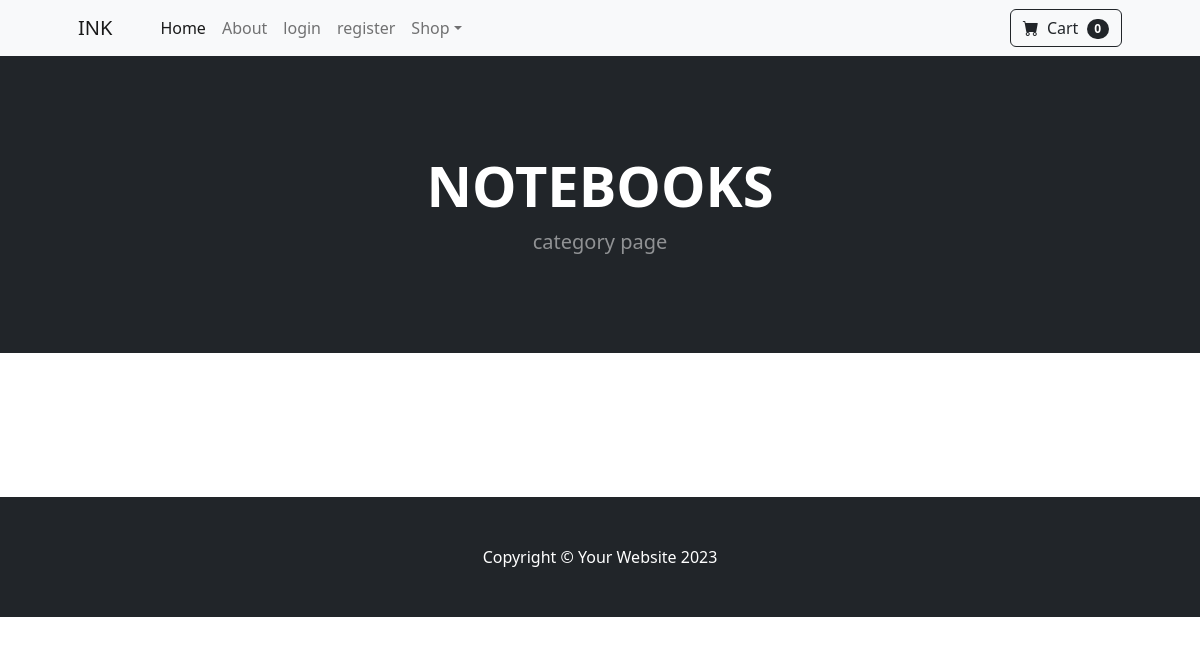
The app's page /category/NOTEBOOKS/, older data.
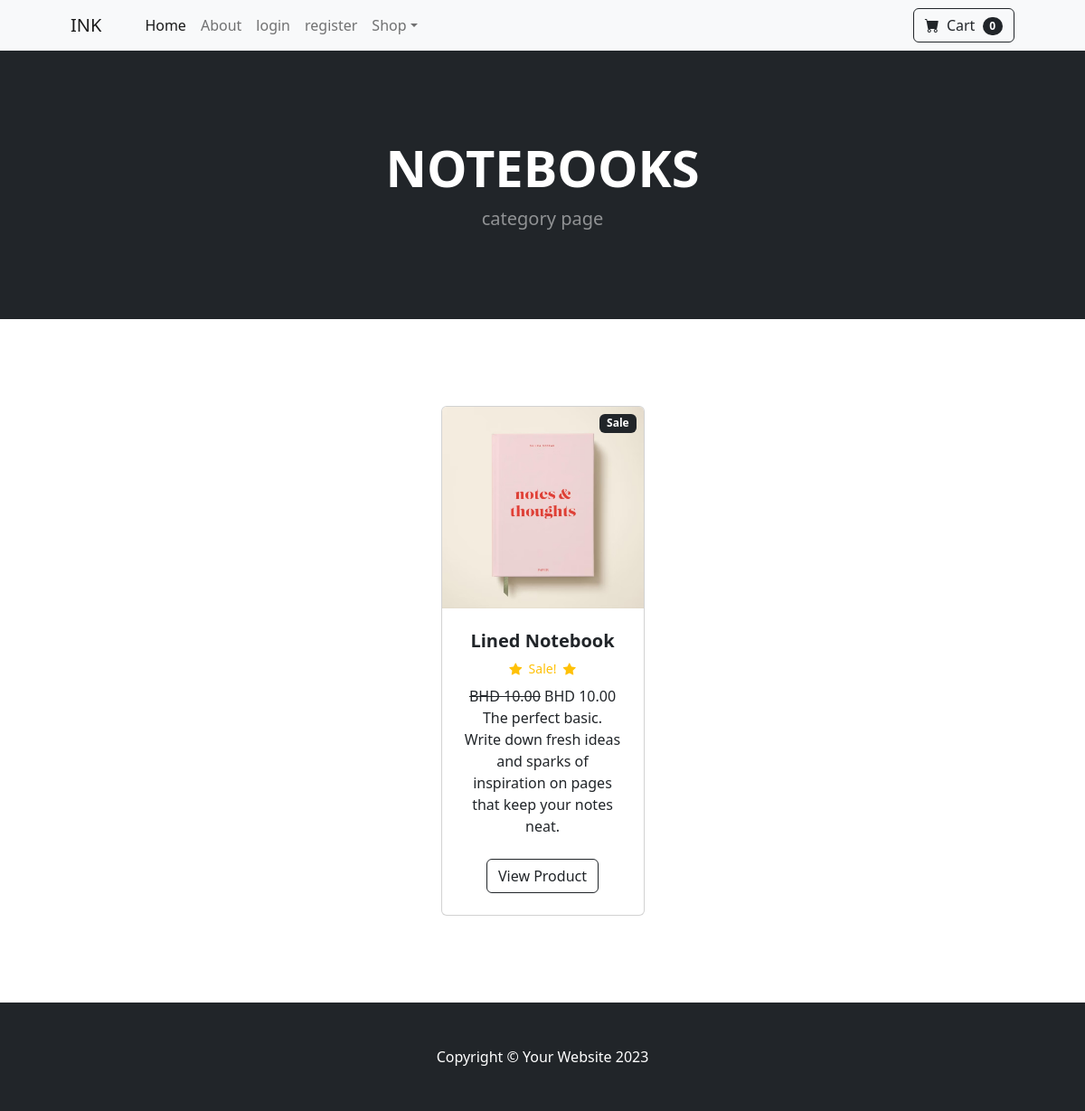
The same page, newer data.
### main_app/models.py (models this page shows, shortened)
class Category(models.Model):
    name = models.CharField(max_length=50)
    def __str__(self):
        return self.name
    class Meta:
        verbose_name_plural = 'Categories'

class Product(models.Model):
    name = models.CharField(max_length=50)
    price = models.DecimalField(default=0.0, decimal_places=2, max_digits=10)
    category = models.ForeignKey(Category, on_delete=models.CASCADE,default=1)
    description = models.TextField(max_length=250, default='', blank=True, null=True)
    image = models.ImageField(upload_to='uploads/products/')
    image = models.ImageField(upload_to='products/')
    is_sale = models.BooleanField(default=False)
    sale_price = models.DecimalField(default=0.0, decimal_places=2, max_digits=6)

### main_app/views.py (the view)
# urls.py: path('category/<str:foo>/', views.category, name='category'),
def category(request, foo):
    foo=foo.replace('-', ' ')
    try:
        category = Category.objects.get(name=foo)
        products = Product.objects.filter(category=category)
        return render(request, 'category.html', {'category':category, 'products':products})
    except:
        messages.error(request, 'Category does not exist')
        return redirect('home')

### cart/context_processors.py (called while the page is built)
def cart(request):
    return {'cart': Cart(request)}

### main_app/templates/category.html (shortened to what this page needs)
{% extends 'base.html'%}
{% block content %}
        <header class="bg-dark py-5">
            <div class="container px-4 px-lg-5 my-5">
                <div class="text-center text-white">
                    <h1 class="display-4 fw-bolder">{{category}}</h1>
                    <p class="lead fw-normal text-white-50 mb-0">category page</p>
                </div>
            </div>
        </header>
        <section class="py-5">
            <div class="container px-4 px-lg-5 mt-5">
                <div class="row gx-4 gx-lg-5 row-cols-2 row-cols-md-3 row-cols-xl-4 justify-content-center">
         {% for product in products %}
             {% if product.is_sale %}
             <div class="col mb-5">
                <div class="card h-100">
                    <div class="badge bg-dark text-white position-absolute" style="top: 0.5rem; right:0.5rem">Sale</div>
                    <img class="card-img-top" src="{{ product.image.url }}" alt="{{ product.name }}" />
                    <div class="card-body p-4">
                        <div class="text-center">
                            <h5 class="fw-bolder">{{ product.name }}</h5>
                            <div class="d-flex justify-content-center small
                             text-warning mb-2">
                            <div class="bi-star-fill"></div> &nbsp;&nbsp;Sale!&nbsp;&nbsp;
                            <div class="bi-star-fill"></div>
                            </div>
                         <strike> BHD {{ product.price }}</strike> BHD {{ product.sale_price }}
                        {{ product.description }}
                        </div>
                    </div>
                    <div class="card-footer p-4 pt-0 border-top-0 bg-transparent">
                        <div class="text-center"><a class="btn btn-outline-dark mt-auto" href="{% url 'product' product.id %}">View Product</a></div>
                    </div>
                </div>
            </div>
                    {% endif %}
                    {% endfor %}
            </div>
        </section>
{% endblock %}

### main_app/templates/base.html (shortened to what this page needs)
{% load static %}
<!DOCTYPE html>
<html lang="en">
    <head>
        <link href="https://cdn.jsdelivr.net/npm/bootstrap-icons@1.5.0/font/bootstrap-icons.css" rel="stylesheet" />
        <link href="{% static 'css/styles.css' %}" rel="stylesheet">
    </head>
    <body>
       {% include 'navbar.html' %}
       {% block content %}
       {% endblock %}
        <footer class="py-5 bg-dark">
            <div class="container"><p class="m-0 text-center text-white">Copyright &copy; Your Website 2023</p></div>
        </footer>
    </body>
</html>

### main_app/templates/navbar.html (shortened to what this page needs)
 <nav class="navbar navbar-expand-lg navbar-light bg-light">
    <div class="container px-4 px-lg-5">
        <a class="navbar-brand" href="#!">INK</a>
        <div class="collapse navbar-collapse" id="navbarSupportedContent">
            <ul class="navbar-nav me-auto mb-2 mb-lg-0 ms-lg-4">
                <li class="nav-item"><a class="nav-link active" aria-current="page" href="{% url "home" %}">Home</a></li>
                <li class="nav-item"><a class="nav-link" href="{% url "about" %}">About</a></li>
                {% if user.is_authenticated %}
                <li class="nav-item"><a class="nav-link" href="{% url "logout" %}">logout </a></li>
                {% else %}
                <li class="nav-item"><a class="nav-link" href="{% url "login" %}">login </a></li>
                <li class="nav-item"><a class="nav-link" href="{% url "register" %}">register </a></li>
                {% endif %}
                <li class="nav-item dropdown">
                    <a class="nav-link dropdown-toggle" id="navbarDropdown" href="#" role="button" data-bs-toggle="dropdown" aria-expanded="false">Shop</a>
                </li>
            </ul>
            <form class="d-flex">
                <a href="{% url 'cart_summary' %}" class="btn btn-outline-dark"><i class="bi-cart-fill me-1"></i>
                    Cart
                    <span class="badge bg-dark text-white ms-1 rounded-pill">0</span></a>
            </form>
        </div>
    </div>
</nav>

Row changes from the older to the newer data that the page shows:
now on this page (row edited): Product: image (picture), name "Lined Notebook", price "10.00", sale_price "10.00", description "The perfect basic. Write down fresh ideas and sparks of inspiration on pages that keep your notes neat."
